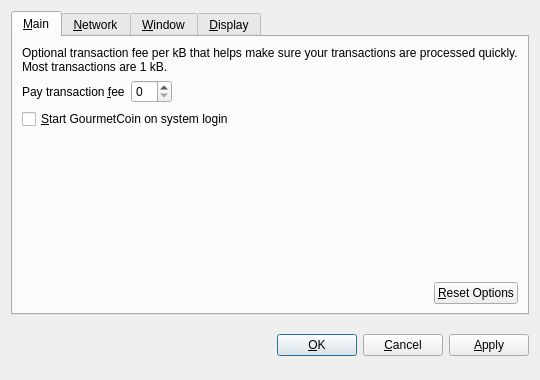
<?xml version="1.0" encoding="UTF-8"?>
<ui version="4.0">
 <class>OptionsDialog</class>
 <widget class="QDialog" name="OptionsDialog">
  <property name="geometry">
   <rect>
    <x>0</x>
    <y>0</y>
    <width>540</width>
    <height>380</height>
   </rect>
  </property>
  <property name="windowTitle">
   <string>Options</string>
  </property>
  <property name="modal">
   <bool>true</bool>
  </property>
  <layout class="QVBoxLayout" name="verticalLayout">
   <item>
    <widget class="QTabWidget" name="tabWidget">
     <property name="tabPosition">
      <enum>QTabWidget::North</enum>
     </property>
     <property name="currentIndex">
      <number>0</number>
     </property>
     <widget class="QWidget" name="tabMain">
      <attribute name="title">
       <string>&amp;Main</string>
      </attribute>
      <layout class="QVBoxLayout" name="verticalLayout_Main">
       <item>
        <widget class="QLabel" name="transactionFeeInfoLabel">
         <property name="text">
          <string>Optional transaction fee per kB that helps make sure your transactions are processed quickly. Most transactions are 1 kB.</string>
         </property>
         <property name="textFormat">
          <enum>Qt::PlainText</enum>
         </property>
         <property name="wordWrap">
          <bool>true</bool>
         </property>
        </widget>
       </item>
       <item>
        <layout class="QHBoxLayout" name="horizontalLayout_1_Main">
         <item>
          <widget class="QLabel" name="transactionFeeLabel">
           <property name="text">
            <string>Pay transaction &amp;fee</string>
           </property>
           <property name="textFormat">
            <enum>Qt::PlainText</enum>
           </property>
           <property name="buddy">
            <cstring>transactionFee</cstring>
           </property>
          </widget>
         </item>
         <item>
          <widget class="BitcoinAmountField" name="transactionFee"/>
         </item>
         <item>
          <spacer name="horizontalSpacer_1_Main">
           <property name="orientation">
            <enum>Qt::Horizontal</enum>
           </property>
           <property name="sizeHint" stdset="0">
            <size>
             <width>40</width>
             <height>20</height>
            </size>
           </property>
          </spacer>
         </item>
        </layout>
       </item>
       <item>
        <widget class="QCheckBox" name="bitcoinAtStartup">
         <property name="toolTip">
          <string>Automatically start GourmetCoin after logging in to the system.</string>
         </property>
         <property name="text">
          <string>&amp;Start GourmetCoin on system login</string>
         </property>
        </widget>
       </item>
       <item>
        <spacer name="verticalSpacer_Main">
         <property name="orientation">
          <enum>Qt::Vertical</enum>
         </property>
         <property name="sizeHint" stdset="0">
          <size>
           <width>20</width>
           <height>40</height>
          </size>
         </property>
        </spacer>
       </item>
       <item>
        <layout class="QHBoxLayout" name="horizontalLayout_2_Main">
         <item>
          <spacer name="horizontalSpacer_2_Main">
           <property name="orientation">
            <enum>Qt::Horizontal</enum>
           </property>
           <property name="sizeHint" stdset="0">
            <size>
             <width>40</width>
             <height>20</height>
            </size>
           </property>
          </spacer>
         </item>
         <item>
          <widget class="QPushButton" name="resetButton">
           <property name="toolTip">
            <string>Reset all client options to default.</string>
           </property>
           <property name="text">
            <string>&amp;Reset Options</string>
           </property>
           <property name="autoDefault">
            <bool>false</bool>
           </property>
          </widget>
         </item>
        </layout>
       </item>
      </layout>
     </widget>
     <widget class="QWidget" name="tabNetwork">
      <attribute name="title">
       <string>&amp;Network</string>
      </attribute>
      <layout class="QVBoxLayout" name="verticalLayout_Network">
       <item>
        <widget class="QCheckBox" name="mapPortUpnp">
         <property name="toolTip">
          <string>Automatically open the GourmetCoin client port on the router. This only works when your router supports UPnP and it is enabled.</string>
         </property>
         <property name="text">
          <string>Map port using &amp;UPnP</string>
         </property>
        </widget>
       </item>
       <item>
        <widget class="QCheckBox" name="connectSocks">
         <property name="toolTip">
          <string>Connect to the GourmetCoin network through a SOCKS proxy (e.g. when connecting through Tor).</string>
         </property>
         <property name="text">
          <string>&amp;Connect through SOCKS proxy:</string>
         </property>
        </widget>
       </item>
       <item>
        <layout class="QHBoxLayout" name="horizontalLayout_Network">
         <item>
          <widget class="QLabel" name="proxyIpLabel">
           <property name="text">
            <string>Proxy &amp;IP:</string>
           </property>
           <property name="textFormat">
            <enum>Qt::PlainText</enum>
           </property>
           <property name="buddy">
            <cstring>proxyIp</cstring>
           </property>
          </widget>
         </item>
         <item>
          <widget class="QValidatedLineEdit" name="proxyIp">
           <property name="maximumSize">
            <size>
             <width>140</width>
             <height>16777215</height>
            </size>
           </property>
           <property name="toolTip">
            <string>IP address of the proxy (e.g. 127.0.0.1)</string>
           </property>
          </widget>
         </item>
         <item>
          <widget class="QLabel" name="proxyPortLabel">
           <property name="text">
            <string>&amp;Port:</string>
           </property>
           <property name="textFormat">
            <enum>Qt::PlainText</enum>
           </property>
           <property name="buddy">
            <cstring>proxyPort</cstring>
           </property>
          </widget>
         </item>
         <item>
          <widget class="QLineEdit" name="proxyPort">
           <property name="maximumSize">
            <size>
             <width>55</width>
             <height>16777215</height>
            </size>
           </property>
           <property name="toolTip">
            <string>Port of the proxy (e.g. 9050)</string>
           </property>
          </widget>
         </item>
         <item>
          <widget class="QLabel" name="socksVersionLabel">
           <property name="text">
            <string>SOCKS &amp;Version:</string>
           </property>
           <property name="textFormat">
            <enum>Qt::PlainText</enum>
           </property>
           <property name="buddy">
            <cstring>socksVersion</cstring>
           </property>
          </widget>
         </item>
         <item>
          <widget class="QValueComboBox" name="socksVersion">
           <property name="toolTip">
            <string>SOCKS version of the proxy (e.g. 5)</string>
           </property>
          </widget>
         </item>
         <item>
          <spacer name="horizontalSpacer_Network">
           <property name="orientation">
            <enum>Qt::Horizontal</enum>
           </property>
           <property name="sizeHint" stdset="0">
            <size>
             <width>40</width>
             <height>20</height>
            </size>
           </property>
          </spacer>
         </item>
        </layout>
       </item>
       <item>
        <spacer name="verticalSpacer_Network">
         <property name="orientation">
          <enum>Qt::Vertical</enum>
         </property>
         <property name="sizeHint" stdset="0">
          <size>
           <width>20</width>
           <height>40</height>
          </size>
         </property>
        </spacer>
       </item>
      </layout>
     </widget>
     <widget class="QWidget" name="tabWindow">
      <attribute name="title">
       <string>&amp;Window</string>
      </attribute>
      <layout class="QVBoxLayout" name="verticalLayout_Window">
       <item>
        <widget class="QCheckBox" name="minimizeToTray">
         <property name="toolTip">
          <string>Show only a tray icon after minimizing the window.</string>
         </property>
         <property name="text">
          <string>&amp;Minimize to the tray instead of the taskbar</string>
         </property>
        </widget>
       </item>
       <item>
        <widget class="QCheckBox" name="minimizeOnClose">
         <property name="toolTip">
          <string>Minimize instead of exit the application when the window is closed. When this option is enabled, the application will be closed only after selecting Quit in the menu.</string>
         </property>
         <property name="text">
          <string>M&amp;inimize on close</string>
         </property>
        </widget>
       </item>
       <item>
        <spacer name="verticalSpacer_Window">
         <property name="orientation">
          <enum>Qt::Vertical</enum>
         </property>
         <property name="sizeHint" stdset="0">
          <size>
           <width>20</width>
           <height>40</height>
          </size>
         </property>
        </spacer>
       </item>
      </layout>
     </widget>
     <widget class="QWidget" name="tabDisplay">
      <attribute name="title">
       <string>&amp;Display</string>
      </attribute>
      <layout class="QVBoxLayout" name="verticalLayout_Display">
       <item>
        <layout class="QHBoxLayout" name="horizontalLayout_1_Display">
         <item>
          <widget class="QLabel" name="langLabel">
           <property name="text">
            <string>User Interface &amp;language:</string>
           </property>
           <property name="textFormat">
            <enum>Qt::PlainText</enum>
           </property>
           <property name="buddy">
            <cstring>lang</cstring>
           </property>
          </widget>
         </item>
         <item>
          <widget class="QValueComboBox" name="lang">
           <property name="toolTip">
            <string>The user interface language can be set here. This setting will take effect after restarting GourmetCoin.</string>
           </property>
          </widget>
         </item>
        </layout>
       </item>
       <item>
        <layout class="QHBoxLayout" name="horizontalLayout_2_Display">
         <item>
          <widget class="QLabel" name="unitLabel">
           <property name="text">
            <string>&amp;Unit to show amounts in:</string>
           </property>
           <property name="textFormat">
            <enum>Qt::PlainText</enum>
           </property>
           <property name="buddy">
            <cstring>unit</cstring>
           </property>
          </widget>
         </item>
         <item>
          <widget class="QValueComboBox" name="unit">
           <property name="toolTip">
            <string>Choose the default subdivision unit to show in the interface and when sending coins.</string>
           </property>
          </widget>
         </item>
        </layout>
       </item>
       <item>
        <widget class="QCheckBox" name="displayAddresses">
         <property name="toolTip">
          <string>Whether to show GourmetCoin addresses in the transaction list or not.</string>
         </property>
         <property name="text">
          <string>&amp;Display addresses in transaction list</string>
         </property>
        </widget>
       </item>
       <item>
        <spacer name="verticalSpacer_Display">
         <property name="orientation">
          <enum>Qt::Vertical</enum>
         </property>
         <property name="sizeHint" stdset="0">
          <size>
           <width>20</width>
           <height>40</height>
          </size>
         </property>
        </spacer>
       </item>
      </layout>
     </widget>
    </widget>
   </item>
   <item>
    <layout class="QHBoxLayout" name="horizontalLayout_Buttons">
     <item>
      <spacer name="horizontalSpacer_1">
       <property name="orientation">
        <enum>Qt::Horizontal</enum>
       </property>
       <property name="sizeHint" stdset="0">
        <size>
         <width>40</width>
         <height>48</height>
        </size>
       </property>
      </spacer>
     </item>
     <item>
      <widget class="QLabel" name="statusLabel">
       <property name="font">
        <font>
         <weight>75</weight>
         <bold>true</bold>
        </font>
       </property>
       <property name="text">
        <string/>
       </property>
       <property name="textFormat">
        <enum>Qt::PlainText</enum>
       </property>
       <property name="wordWrap">
        <bool>true</bool>
       </property>
      </widget>
     </item>
     <item>
      <spacer name="horizontalSpacer_2">
       <property name="orientation">
        <enum>Qt::Horizontal</enum>
       </property>
       <property name="sizeHint" stdset="0">
        <size>
         <width>40</width>
         <height>48</height>
        </size>
       </property>
      </spacer>
     </item>
     <item>
      <widget class="QPushButton" name="okButton">
       <property name="text">
        <string>&amp;OK</string>
       </property>
      </widget>
     </item>
     <item>
      <widget class="QPushButton" name="cancelButton">
       <property name="text">
        <string>&amp;Cancel</string>
       </property>
       <property name="autoDefault">
        <bool>false</bool>
       </property>
      </widget>
     </item>
     <item>
      <widget class="QPushButton" name="applyButton">
       <property name="text">
        <string>&amp;Apply</string>
       </property>
       <property name="autoDefault">
        <bool>false</bool>
       </property>
      </widget>
     </item>
    </layout>
   </item>
  </layout>
 </widget>
 <customwidgets>
  <customwidget>
   <class>BitcoinAmountField</class>
   <extends>QSpinBox</extends>
   <header>bitcoinamountfield.h</header>
  </customwidget>
  <customwidget>
   <class>QValueComboBox</class>
   <extends>QComboBox</extends>
   <header>qvaluecombobox.h</header>
  </customwidget>
  <customwidget>
   <class>QValidatedLineEdit</class>
   <extends>QLineEdit</extends>
   <header>qvalidatedlineedit.h</header>
  </customwidget>
 </customwidgets>
 <resources/>
 <connections/>
</ui>
